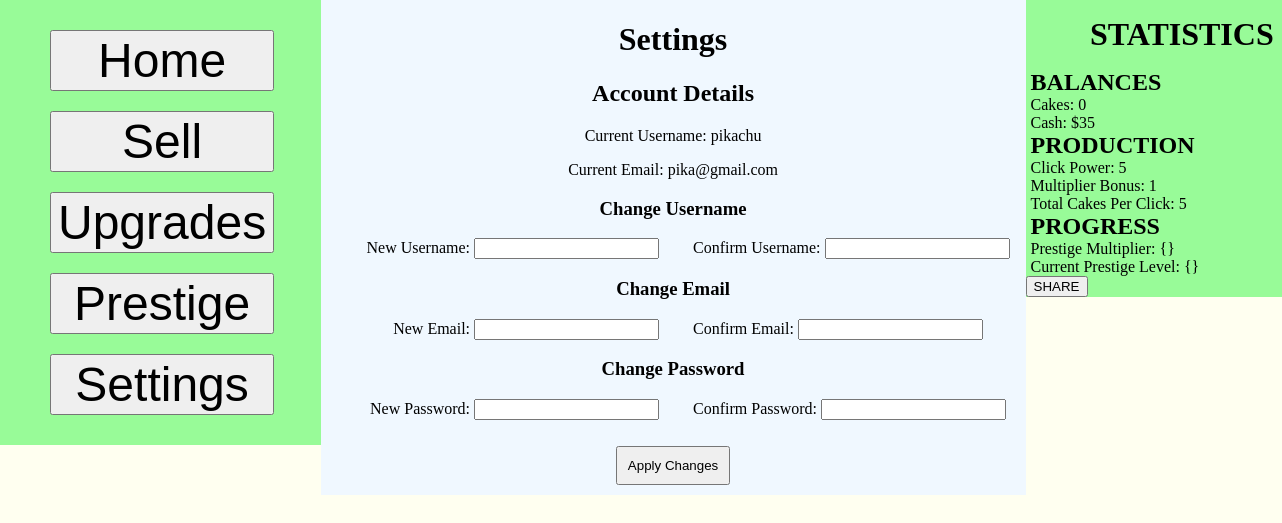
Page /settings.php (signed in) on the earlier database version.
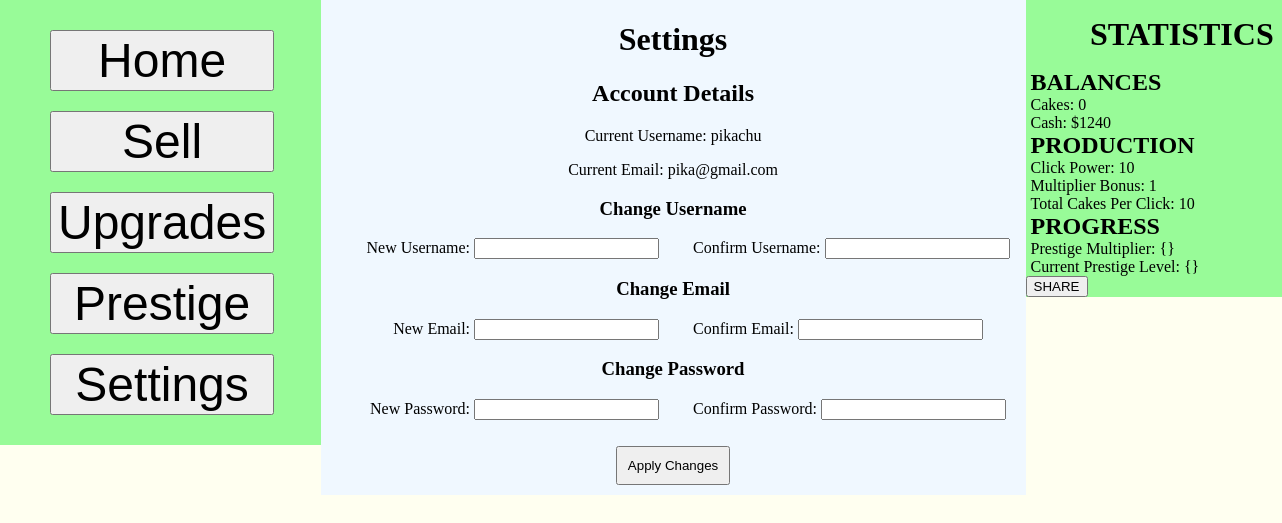
Same page on the later database version.
### tables this page shows
CREATE TABLE "player_save" (
    id INTEGER PRIMARY KEY,
    cakes INTEGER DEFAULT 0,
    currency INTEGER DEFAULT 0, "multiplier" INTEGER DEFAULT 1, clickPower INTEGER DEFAULT 1, cps INTEGER DEFAULT 0, bonus INTEGER DEFAULT 0,
    FOREIGN KEY (id) REFERENCES users(id)
);

### settings.php (the view, shortened to what this page needs)
<?php
$current_username = '';
$current_email = '';
$current_cakes = 0;
$current_currency = 0;
    require_once __DIR__ . '/php/config.php';
    if(isset($_SESSION['user_id'])) {
        try {
            $dsn = "sqlite:$db";
            $pdo = new \PDO($dsn);
            $pdo->setAttribute(\PDO::ATTR_ERRMODE, \PDO::ERRMODE_EXCEPTION);
            $stmt = $pdo->prepare("
                SELECT cakes, currency, multiplier, clickPower, cps, bonus
                FROM player_save
                WHERE id = :user_id
            ");
            $stmt->execute([':user_id' => $_SESSION['user_id']]);
            $player_data = $stmt->fetch(\PDO::FETCH_ASSOC);
            if($player_data) {
                $current_cakes = (int)$player_data['cakes'];
                $current_currency = (int)$player_data['currency'];
                $current_multiplier = (int)$player_data['multiplier'];
                $current_clickPower = (int)$player_data['clickPower'];
            }
            $userStmt = $pdo->prepare("SELECT email, username FROM users WHERE id = :user_id");
            $userStmt->execute([':user_id' => $_SESSION['user_id']]);
            $user_data = $userStmt->fetch(\PDO::FETCH_ASSOC);
            if($user_data) {
                $current_username = htmlspecialchars($user_data['username']);
                $current_email = htmlspecialchars($user_data['email']);
            } else {
                echo "User data not found.";
            }
        } catch (\PDOException $e) {
            echo "Database connection failed: " . $e->getMessage();
        }
    } else {
        header("Location: index.php");
    }
?>
<!DOCTYPE html>
    <html lang="en">
    <head>
        <link rel="stylesheet" href="Styles/index.css">
    </head>
    <body>
        <div class="column1">
            <div id="nav">
                <ul>
                    <li><a href="index.php"><button>Home</button></a></li>
                    <li><a href="sell_cakes.php"><button>Sell</button></a></li>
                    <li><a href="upgrades.php"><button>Upgrades</button></a></li>
                    <li><a href="prestige.html"><button>Prestige</button></a></li>
                    <li><a href="settings.php"><button id = "settingsButton">Settings</button></a></li>
                </ul>
            </div>
        </div>
        <div class="column2">
             <div id="settingsSect">
                <h1>Settings</h1>
                <h2>Account Details</h2>
                <p>Current Username: <?php echo $current_username ?></p>
                <p>Current Email: <?php echo $current_email ?></p>
                <form method="POST">
                    <h3>Change Username</h3>
                        <label for="newUsername">New Username:</label>
                        <input type="text" id="newUsername" name="newUsername">
                        <label for="confirmUsername">Confirm Username:</label>
                        <input type="text" id="confirmUsername" name="confirmUsername"><br>
                    <h3>Change Email</h3>
                        <label for="newEmail">New Email:</label>
                        <input type="text" id="newEmail" name="newEmail">
                        <label for="confirmEmail">Confirm Email:</label>
                        <input type="text" id="confirmEmail" name="confirmEmail"><br>
                    <h3>Change Password</h3>
                        <label for="newPassword">New Password:</label>
                        <input type="password" id="newPassword" name="newPassword">
                        <label for="confirmPassword">Confirm Password:</label>
                        <input type="password" id="confirmPassword" name="confirmPassword"><br>
                    <button>Apply Changes</button>
                </form>
             </div>
        </div>
        <div class="column3">
            <div id="stats">
                <h1>STATISTICS</h1>
                <h2>BALANCES</h2>
                    <ul>
                        <li>Cakes: <span id="cakeStat"><?php echo $current_cakes; ?></span></li>
                        <li>Cash: $<span id="money"><?php echo $current_currency; ?></span></li>
                    </ul>
                <h2>PRODUCTION</h2>
                    <ul>
                        <li>Click Power: <?php echo $current_clickPower ?></li>
                        <li>Multiplier Bonus: <?php echo $current_multiplier?></li>
                        <li>Total Cakes Per Click: <?php echo $current_clickPower * $current_multiplier?></li>
                    </ul>
                <h2>PROGRESS</h2>
                    <ul>
                        <li>Prestige Multiplier: {}</li>
                        <li>Current Prestige Level: {} </li>
                    </ul>
                <button>SHARE</button>
            </div>
        </div>
    </body>
</html>

Differences in the rows shown:
changed player_save: currency "35" → "1240"; clickPower "5" → "10"; $current_clickPower*$current_multiplier "5" → "10"
